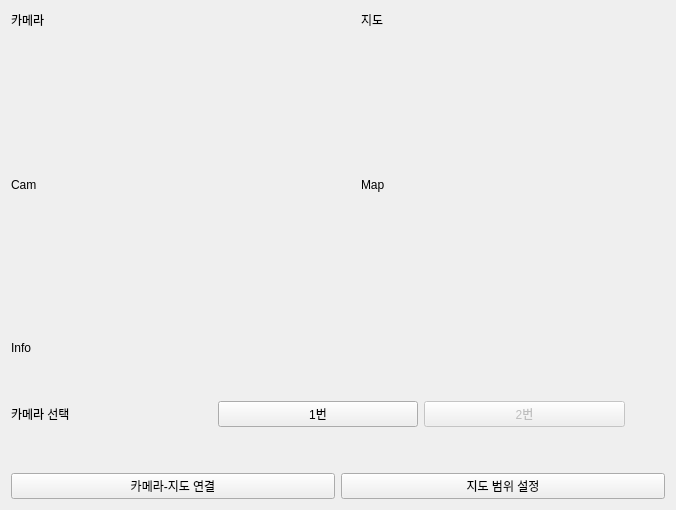
<?xml version="1.0" encoding="UTF-8"?>
<ui version="4.0">
 <class>Tab3Mapping</class>
 <widget class="QWidget" name="Tab3Mapping">
  <property name="geometry">
   <rect>
    <x>0</x>
    <y>0</y>
    <width>676</width>
    <height>510</height>
   </rect>
  </property>
  <property name="windowTitle">
   <string>Form</string>
  </property>
  <layout class="QVBoxLayout" name="verticalLayout_3">
   <item>
    <layout class="QHBoxLayout" name="horizontalLayout">
     <item>
      <layout class="QVBoxLayout" name="verticalLayout">
       <item>
        <widget class="QLabel" name="label">
         <property name="text">
          <string>카메라</string>
         </property>
        </widget>
       </item>
       <item>
        <widget class="QLabel" name="labelCamView">
         <property name="minimumSize">
          <size>
           <width>300</width>
           <height>300</height>
          </size>
         </property>
         <property name="frameShape">
          <enum>QFrame::NoFrame</enum>
         </property>
         <property name="text">
          <string>Cam</string>
         </property>
        </widget>
       </item>
      </layout>
     </item>
     <item>
      <spacer name="horizontalSpacer">
       <property name="orientation">
        <enum>Qt::Vertical</enum>
       </property>
       <property name="sizeHint" stdset="0">
        <size>
         <width>40</width>
         <height>20</height>
        </size>
       </property>
      </spacer>
     </item>
     <item>
      <layout class="QVBoxLayout" name="verticalLayout_2">
       <item>
        <widget class="QLabel" name="label_2">
         <property name="minimumSize">
          <size>
           <width>0</width>
           <height>0</height>
          </size>
         </property>
         <property name="text">
          <string>지도</string>
         </property>
        </widget>
       </item>
       <item>
        <widget class="QLabel" name="labelMapView">
         <property name="minimumSize">
          <size>
           <width>300</width>
           <height>300</height>
          </size>
         </property>
         <property name="frameShape">
          <enum>QFrame::NoFrame</enum>
         </property>
         <property name="text">
          <string>Map</string>
         </property>
        </widget>
       </item>
      </layout>
     </item>
    </layout>
   </item>
   <item>
    <widget class="QLabel" name="labelInfoText">
     <property name="frameShape">
      <enum>QFrame::NoFrame</enum>
     </property>
     <property name="text">
      <string>Info</string>
     </property>
    </widget>
   </item>
   <item>
    <layout class="QHBoxLayout" name="horizontalLayout_2">
     <item>
      <widget class="QLabel" name="label_3">
       <property name="text">
        <string>카메라 선택</string>
       </property>
      </widget>
     </item>
     <item>
      <widget class="QPushButton" name="btnCam1Select">
       <property name="text">
        <string>1번</string>
       </property>
      </widget>
     </item>
     <item>
      <widget class="QPushButton" name="btnCam2Select">
       <property name="enabled">
        <bool>false</bool>
       </property>
       <property name="text">
        <string>2번</string>
       </property>
      </widget>
     </item>
     <item>
      <spacer name="horizontalSpacer_2">
       <property name="orientation">
        <enum>Qt::Vertical</enum>
       </property>
       <property name="sizeHint" stdset="0">
        <size>
         <width>40</width>
         <height>20</height>
        </size>
       </property>
      </spacer>
     </item>
    </layout>
   </item>
   <item>
    <layout class="QHBoxLayout" name="horizontalLayout_3">
     <item>
      <widget class="QPushButton" name="btnCamMapConnect">
       <property name="text">
        <string>카메라-지도 연결</string>
       </property>
       <property name="checkable">
        <bool>true</bool>
       </property>
      </widget>
     </item>
     <item>
      <widget class="QPushButton" name="btnMapAreaSet">
       <property name="text">
        <string>지도 범위 설정</string>
       </property>
       <property name="checkable">
        <bool>true</bool>
       </property>
      </widget>
     </item>
    </layout>
   </item>
  </layout>
 </widget>
 <resources/>
 <connections/>
</ui>
